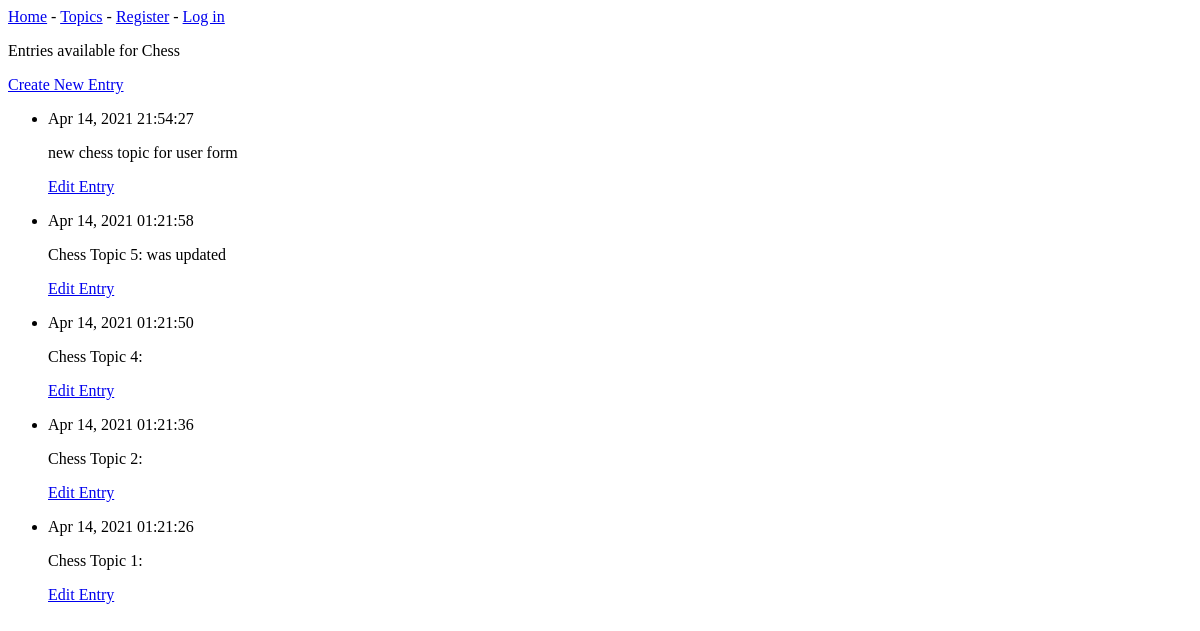
/topic/1, run on an earlier commit of the app's database.
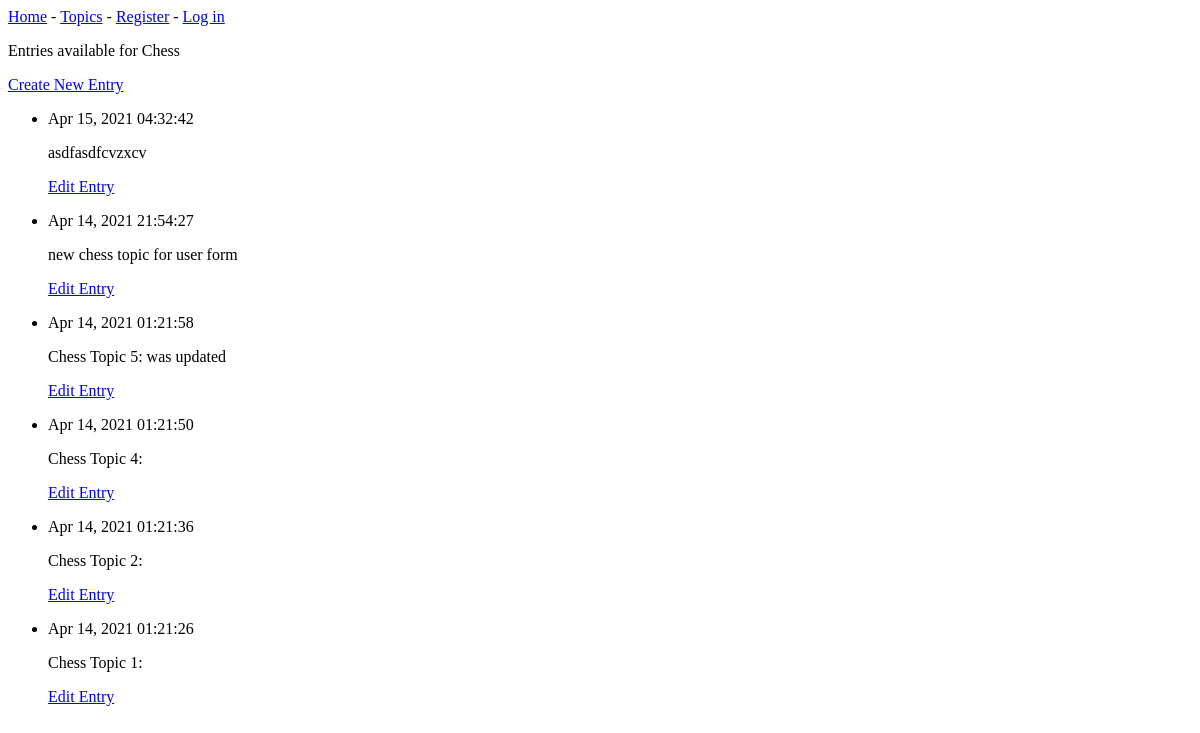
And on a later commit of the database.
### learning_logs/models.py (models this page shows, shortened)
class Entry(models.Model):
    topic = models.ForeignKey(Topic, on_delete=models.CASCADE)
    text = models.TextField()
    date_added = models.DateTimeField(auto_now_add=True)
    class Meta:
        verbose_name_plural = 'entries'

### learning_logs/views.py (the view)
# urls.py: path('topic/<int:topic_id>', views.view_topic, name='view_topic'),
def view_topic(request, topic_id):
    print(f'in view_topic()')
    topic = Topic.objects.get(id=topic_id)
    entries = topic.entry_set.order_by('-date_added')
    context = {
        "topic": topic,
        "entries": entries
    }
    return render(request, "learning_logs/topic.html", context)

### learning_logs/models.py (called while the page is built)
    def __str__(self):
        return self.text

### learning_logs/templates/learning_logs/topic.html
{% extends 'learning_logs/base.html' %}
{% block content %}
<p>Entries available for {{ topic }}</p>
<p> <a href="{% url 'learning_logs:create_entry_with_id' topic.id %}">
                Create New Entry</a> </p>
<ul>
    {% for entry in entries %}
        <li>
            <p>{{ entry.date_added|date:'M d, Y H:i:s' }}</p>
            <p>{{ entry.text|linebreaks }}</p>
            <p> <a href="{% url 'learning_logs:edit_entry' entry.id %}">
                Edit Entry</a> </p>
        </li>
    {% empty %}
        <li>No entries for this topic defined yet ...</li>
    {% endfor %}
</ul>
{% endblock content %}

What changed in the data, as far as the page shows it:
added Entry: date_added "Apr 15, 2021 04:32:42", text "asdfasdfcvzxcv"
